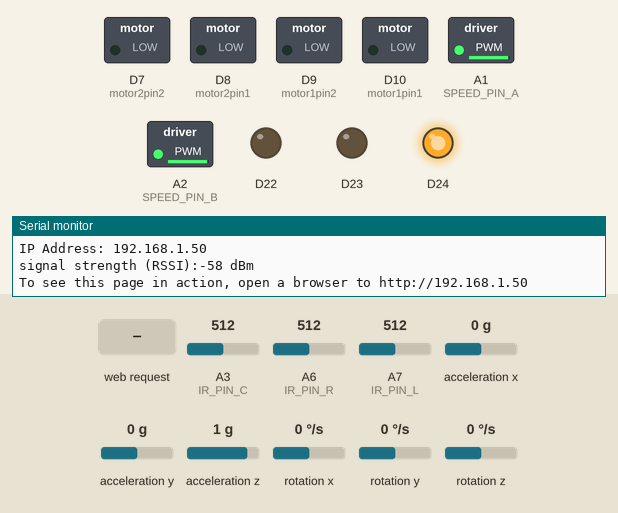
This sketch was run on a simulated Arduino Nano RP2040 Connect. Shown: switched loads named in the sketch (green lamp = pin HIGH), output pins drawn as LEDs (lit = HIGH), the last lines printed to the serial monitor. The inputs (shaded band) are chosen by the test bench; at power-on: A3 (IR_PIN_C) = 512, A6 (IR_PIN_R) = 512, A7 (IR_PIN_L) = 512, acceleration x 0 g, acceleration y 0 g, acceleration z 1 g, rotation x 0 °/s, rotation y 0 °/s, rotation z 0 °/s. WiFi joins after 1.5 s; servers stay silent unless stated.

Above: at 12.7 s.
12.8 s: HTTP request GET /LINE received
At 15.1 s:
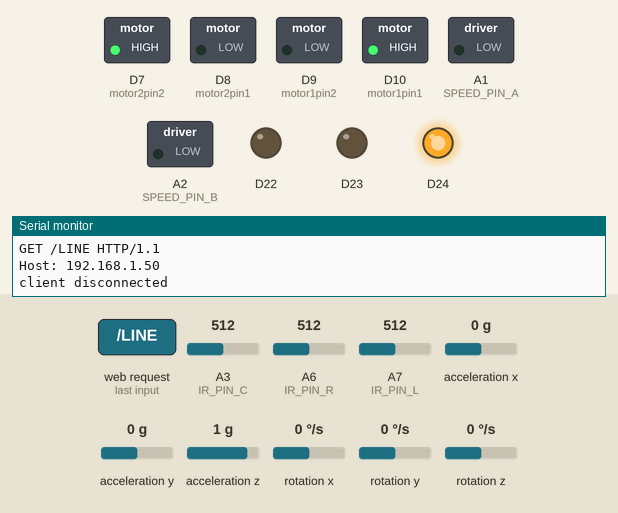
15.4 s: HTTP request GET /UP received
At 15.9 s:
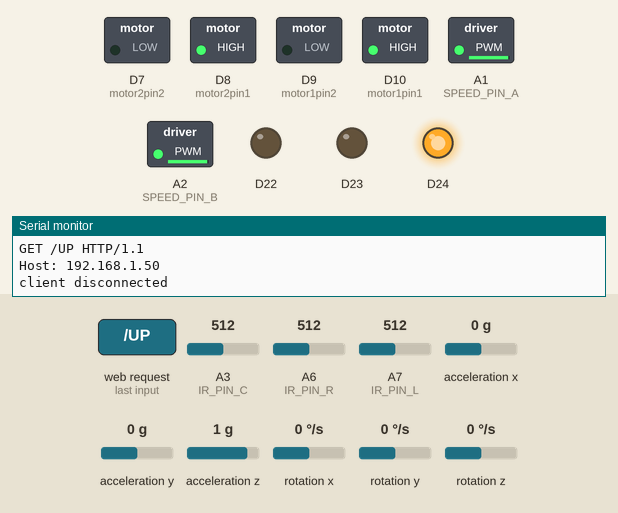
16.9 s: HTTP request GET /DOWN received
At 18.1 s:
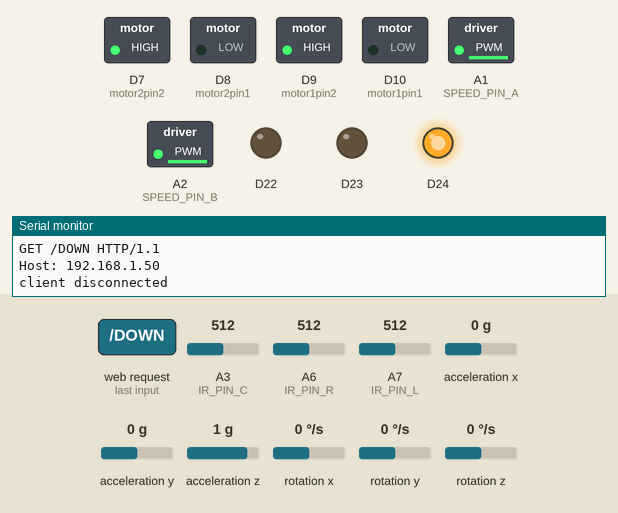
18.4 s: HTTP request GET /RIGHT received
At 19.4 s:
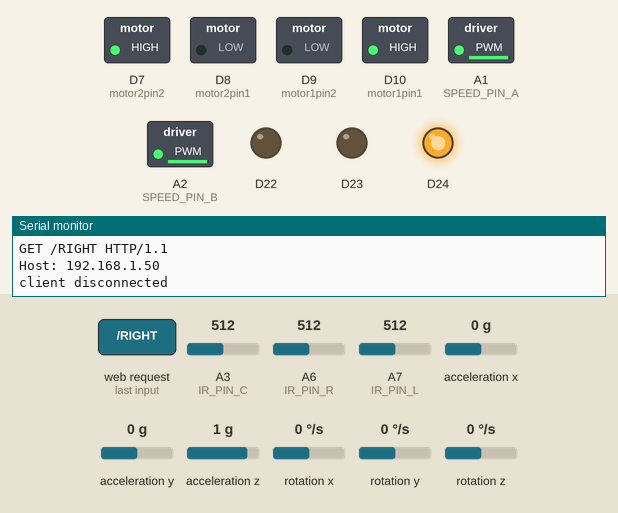
19.9 s: HTTP request GET /LEFT received
At 20.5 s:
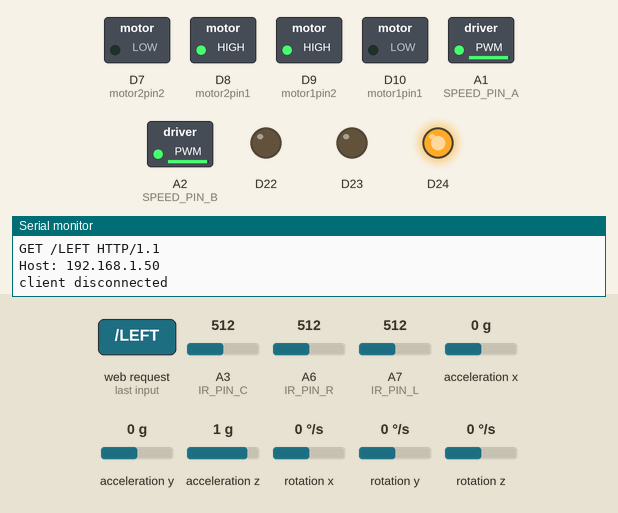
21.4 s: HTTP request GET /STOP received
At 22.8 s:
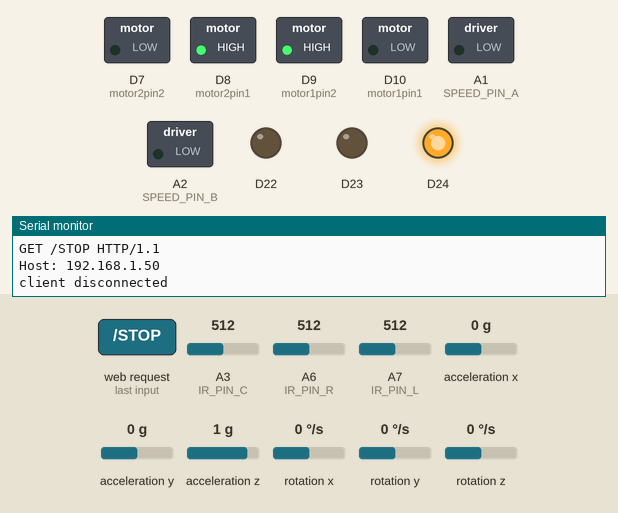
Timing chart, 0 to 23.9 s (numbered marks = the images above; inputs shaded):
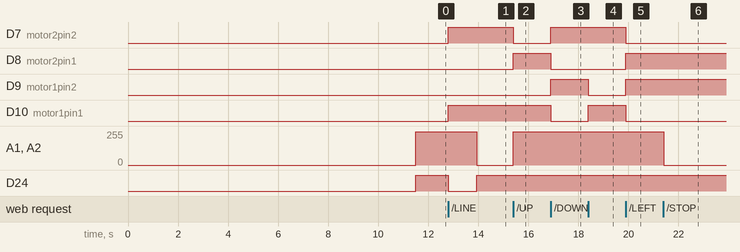

Measured:
- after the input at 12.8 s, D7 (motor2pin2), D10 (motor1pin1): LOW → HIGH at once; A1 (SPEED_PIN_A), A2 (SPEED_PIN_B): 250/255 → 0/255 after 1.1 s; D24: HIGH → LOW at once, → HIGH 1.1 s later
- after the input at 15.4 s, D7 (motor2pin2): HIGH → LOW at once; D8 (motor2pin1): LOW → HIGH at once; A1 (SPEED_PIN_A), A2 (SPEED_PIN_B): 0/255 → 250/255 at once
- after the input at 16.9 s, D7 (motor2pin2), D9 (motor1pin2): LOW → HIGH at once; D8 (motor2pin1), D10 (motor1pin1): HIGH → LOW at once
- after the input at 18.4 s, D9 (motor1pin2): HIGH → LOW at once; D10 (motor1pin1): LOW → HIGH at once
- after the input at 19.9 s, D7 (motor2pin2), D10 (motor1pin1): HIGH → LOW at once; D8 (motor2pin1), D9 (motor1pin2): LOW → HIGH at once
- after the input at 21.4 s, A1 (SPEED_PIN_A), A2 (SPEED_PIN_B): 250/255 → 0/255 at once

The sketch:

rumiho.ino
```cpp
//#include <ArduinoBLE.h>

#include <SPI.h>
#include <WiFiNINA.h>
#include <Arduino_LSM6DSOX.h>

//#include "common.h"
#include "private.h"
#include "rumiho_globals.h"
#include "rumiho_motors.h"
#include "rumiho_imu.h"
#include "rumiho_drive.h"
#include "rumiho_web.h"

uint8_t speed = 250;

int8_t calib = 0;
int P, D, I, erroR, precError, PIDvalue;

float Ax, Ay, Az;
float Gx, Gy, Gz;

char pass[] = SECRET_PASS;
char ssid[] = SECRET_ID;

int status = WL_IDLE_STATUS;
WiFiServer server(80);
long rssi = 0;

void setup() {
  // put your setup code here, to run once:
  pinMode(LEDR, OUTPUT);
  pinMode(LEDG, OUTPUT);
  pinMode(LEDB, OUTPUT);
  Serial.begin(9600);
  //while(!Serial);   //wait to open the serial son we don't miss information
  IMU.begin();

  wifiSetup(ssid,pass,status);
  server.begin();
  setPinMotor();
  printWifiStatus();
  setSpeed(speed);
}


void loop() {
  // put your main code here, to run repeatedly:

  /*valueIR_R = analogRead(IR_PIN_R);
  Serial.print("Sensor Value R: ");
  Serial.print(valueIR_R);

  valueIR_C = analogRead(IR_PIN_C);
  Serial.print("    Sensor Value C: ");
  Serial.print(valueIR_C);

  valueIR_L = analogRead(IR_PIN_L);
  Serial.print("    Sensor Value L: ");
  Serial.println(valueIR_L);*/

  rssi_led_notity();

  if(IMU.accelerationAvailable()){
    IMU.readAcceleration(Ax, Ay, Az);
  }

  if (IMU.gyroscopeAvailable()) {
    IMU.readGyroscope(Gx, Gy, Gz);
  }

  WiFiClient client = server.available();
  if(client){
    Serial.println("new client");           // print a message out the serial port
    String currentLine = "";
    rssi = WiFi.RSSI();
    if(rssi){
      digitalWrite(LEDB, LOW);
    }
    else{
      digitalWrite(LEDR, LOW);
    }
    while (client.connected()){
      digitalWrite(LEDG, LOW);
      if(client.available()){
        char c = client.read();
        Serial.write(c);
        if(c == '\n'){
          // if the current line is blank, you got two newline characters in a row.
          // that's the end of the client HTTP request, so send a response:
          if (currentLine.length() == 0){
            webPage(&client,calib);
            break;
          }else{
            currentLine = "";
            }
        }else if(c != '\r'){  // if you got anything else but a carriage return character,
          currentLine += c;   // add it to the end of the currentLine
        }
        doCommand(currentLine,&calib);
      }
    }
    // close the connection
    client.stop();
    Serial.println("client disconnected");
  }
}

//commento porta fortuna :)
```

rumiho_drive.cpp
```cpp
#include <Arduino.h>

#include "rumiho_drive.h"
#include "rumiho_motors.h"
#include "rumiho_globals.h"

void read_ir_sensor(){
    valueIR_R = analogRead(IR_PIN_R);
    valueIR_C = analogRead(IR_PIN_C);
    valueIR_L = analogRead(IR_PIN_L);
}

void set_drive_value(){
    minValue[0] = valueIR_R;
    maxValue[0] = valueIR_R;

    minValue[1] = valueIR_C;
    maxValue[1] = valueIR_C;

    minValue[2] = valueIR_L;
    maxValue[2] = valueIR_L;
}

int8_t calibrate(){

    //read the initial value
    read_ir_sensor();

    for(int i = 0; i < 3100; i++){
        turn_right_inplace();

        read_ir_sensor();

        if(valueIR_L > maxValue[0]) maxValue[0] = valueIR_L;
        if(valueIR_L < minValue[0]) minValue[0] = valueIR_L;

        if(valueIR_C > maxValue[1]) maxValue[1] = valueIR_C;
        if(valueIR_C < minValue[1]) minValue[1] = valueIR_C;

        if(valueIR_R > maxValue[2]) maxValue[2] = valueIR_R;
        if(valueIR_R < minValue[2]) minValue[2] = valueIR_R;

    }

    move_stop();

    for(int i = 0; i < 3; i++){
        threshold[i] = (minValue[i] + maxValue[i]) >> 1;
    }

    return 1;
}

void line_follow(){
  while(1){

    read_ir_sensor();

    /*if(valueIR_L > threshold[0] && valueIR_C > threshold[1]){
      turn_left_inplace();
    }*/
    if(valueIR_C > threshold[1]){
      move_forward();
    }
    /*else if(valueIR_R > threshold[2] && valueIR_C > threshold[1]){
      turn_right_inplace();
    }
    else if(valueIR_C > threshold[1]){
      move_forward();
    }*/
    else if(valueIR_R > threshold[2]){
      //turn_left();
      turn_right_inplace();
    }
    else if(valueIR_L > threshold[0]){
      //turn_right();
      turn_left_inplace();
    }
  }
}
```

rumiho_drive.h
```cpp
#pragma once

void read_ir_sensor();

void set_drive_value();

int8_t calibrate();

void line_follow();
```

rumiho_globals.cpp
```cpp
#include "rumiho_globals.h"

int valueIR_C = -1;
int valueIR_R = -1;
int valueIR_L = -1;

int minValue[3], maxValue[3], threshold[3]; //0 L, 1 C, 2 R
```

rumiho_globals.h
```cpp
#pragma once

#ifndef _RUMIHO_GLOBALS_H
#define _RUMIHO_GLOBALS_H

#define IR_PIN_C A3
#define IR_PIN_R A6
#define IR_PIN_L A7

extern int valueIR_C;
extern int valueIR_R;
extern int valueIR_L;

extern int minValue[3], maxValue[3], threshold[3];

#endif //_RUMIHO_GLOBALS_H
```

rumiho_imu.cpp
```cpp
#include <Arduino_LSM6DSOX.h>

#include "rumiho_imu.h"
```

rumiho_imu.h
```cpp
#pragma once 
```

rumiho_motors.cpp
```cpp
#include <stdio.h>
#include <Arduino.h>

#include "rumiho_motors.h"

void setPinMotor(){
  pinMode(motor1pin1, OUTPUT);
  pinMode(motor1pin2, OUTPUT);
  pinMode(motor2pin1, OUTPUT);
  pinMode(motor2pin2, OUTPUT);
}

void setSpeed(uint8_t speed){
  analogWrite(SPEED_PIN_A,speed);
  analogWrite(SPEED_PIN_B,speed);
}

void move_forward(){
  setSpeed(speed);
  digitalWrite(motor1pin1, HIGH);
  digitalWrite(motor1pin2, LOW);

  digitalWrite(motor2pin1, HIGH);
  digitalWrite(motor2pin2, LOW);
}

void move_backward(){
  setSpeed(speed);
  digitalWrite(motor1pin1, LOW);
  digitalWrite(motor1pin2, HIGH);

  digitalWrite(motor2pin1, LOW);
  digitalWrite(motor2pin2, HIGH);
}

void turn_left_inplace(){
  setSpeed(speed);
  digitalWrite(motor1pin1, LOW);
  digitalWrite(motor1pin2, HIGH);

  digitalWrite(motor2pin1, HIGH);
  digitalWrite(motor2pin2, LOW);
}

void turn_right_inplace(){
  setSpeed(speed);
  digitalWrite(motor1pin1, HIGH);
  digitalWrite(motor1pin2, LOW);

  digitalWrite(motor2pin1, LOW);
  digitalWrite(motor2pin2, HIGH);
}

void turn_right(){

  analogWrite(SPEED_PIN_A,speed);
  analogWrite(SPEED_PIN_B,100);

  digitalWrite(motor1pin1, HIGH);
  digitalWrite(motor1pin2, LOW);

  digitalWrite(motor2pin1, LOW);
  digitalWrite(motor2pin2, HIGH);
}

void turn_left(){

  analogWrite(SPEED_PIN_A,100);
  analogWrite(SPEED_PIN_B,speed);

  digitalWrite(motor1pin1, LOW);
  digitalWrite(motor1pin2, HIGH);

  digitalWrite(motor2pin1, HIGH);
  digitalWrite(motor2pin2, LOW);
}

void move_stop(){
  setSpeed(0);
}
```

rumiho_motors.h
```cpp
#pragma once

#define SPEED_PIN_A A1
#define SPEED_PIN_B A2
/*
uint8_t motor1pin1 = 10;  //IN1
uint8_t motor1pin2 = 9;  //IN2

uint8_t motor2pin1 = 8;  //IN3
uint8_t motor2pin2 = 7;  //IN4
*/

#define motor1pin1 10  //IN1
#define motor1pin2 9   //IN2

#define motor2pin1 8   //IN3
#define motor2pin2 7   //IN4

extern uint8_t speed;

void setPinMotor();

void setSpeed(uint8_t speed);

void move_forward();

void move_backward();

void turn_left_inplace();

void turn_right_inplace();

void turn_right();

void turn_left();

void move_stop();
```

rumiho_web.cpp
```cpp
#include <WiFiNINA.h>

#include "rumiho_web.h"
#include "rumiho_motors.h"
#include "rumiho_drive.h"

void rssi_led_notity(){
    long rssi = WiFi.RSSI();
    if(rssi == 0){
        digitalWrite(LEDR, HIGH);
        digitalWrite(LEDB, LOW);
    }else{
        digitalWrite(LEDB, HIGH);
        digitalWrite(LEDR, LOW);
    }
}

void printWifiStatus() {
    // print the SSID of the network you're attached to:
    Serial.print("SSID: ");
    Serial.println(WiFi.SSID());

    // print your board's IP address:
    IPAddress ip = WiFi.localIP();
    Serial.print("IP Address: ");
    Serial.println(ip);

    // print the received signal strength:
    long rssi = WiFi.RSSI();
    Serial.print("signal strength (RSSI):");
    Serial.print(rssi);
    Serial.println(" dBm");

    // print where to go in a browser:
    Serial.print("To see this page in action, open a browser to http://");
    Serial.println(ip);
}

void wifiSetup(char *ssid, char *pass, int status){
    // check for the WiFi module:
    WiFi.setHostname("Rumiho");
    if (WiFi.status() == WL_NO_MODULE) {
        Serial.println("Communication with WiFi module failed!");
        // don't continue
        while (true);
    }
    //attemp to conncet to WiFi
    while(status != WL_CONNECTED){
        Serial.print("Attempting to connect to Network named: ");
        Serial.println(ssid);                   // print the network name (SSID);

        // Connect to WPA/WPA2 network.
        status = WiFi.begin(ssid,pass);
        delay(10000); // wait 10 seconds for connection
    }
    //server.begin();
}

void webPage(WiFiClient *client, int8_t calib){
    // HTTP headers always start with a response code (e.g. HTTP/1.1 200 OK)
    // and a content-type so the client knows what's coming, then a blank line:

    client->println("HTTP/1.1 200 OK");
    client->println("Content-type:text/html");
    client->println();

    // the content of the HTTP response follows the header:
    client->print("<style>");
    client->print(".container {margin: 0 auto; text-align: center; margin-top: 100px;}");
    client->print("button {color: white; width: 100px; height: 100px;");
    client->print("border-radius: 10%; margin: 20px; border: none; font-size: 20px; outline: none; transition: all 0.2s;}");
    client->print(".red{background-color: rgb(196, 39, 39);}");
    client->print(".green{background-color: rgb(39, 121, 39);}");
    client->print(".blue {background-color: rgb(5, 87, 180);}");
    client->print(".off{background-color: grey;}");
    client->print("button:hover{cursor: pointer; opacity: 0.7;}");
    client->print("</style>");
    client->print("<div class='container'>");
    client->print("<div>Rumiho</div>");
    client->print("<button class='off' type='submit' onmousedown='location.href=\"/UP\"'>UP</button><br>");
    client->print("<button class='off' type='submit' onmousedown='location.href=\"/LEFT\"'>LEFT_INPLACE</button>");
    client->print("<button class='off' type='submit' onmousedown='location.href=\"/RIGHT\"'>RIGHT_INPLACE</button><br>");
    client->print("<button class='off' type='submit' onmousedown='location.href=\"/DOWN\"'>DOWN</button><br>");
    client->print("<button class='off' type='submit' onmousedown='location.href=\"/STOP\"'>STOP</button><br>");
    client->print("<button class='off' type='submit' onmousedown='location.href=\"/LINE\"'>LINE FOLLOW</button>");
    //client->print("<button class='off' type='submit' onmousedown='location.href=\"/LEFT2\"'>LEFT</button>");
    //client->print("<button class='off' type='submit' onmousedown='location.href=\"/RIGHT2\"'>RIGHT</button>");
    if(calib) client->print("<button class='off' type='submit' onmousedown='location.href=\"/START\"'>START</button>");
    client->print("</div>");

    // The HTTP response ends with another blank line:
    client->println();
    // break out of the while loop:
}

void doCommand(String command, int8_t *calib){
    if (command.endsWith("GET /UP")) {
        move_forward();
        return;
    }
    if (command.endsWith("GET /DOWN")) {
        move_backward();
        return;
    }
    if (command.endsWith("GET /RIGHT")) {
        turn_right_inplace();
        return;
    }
    if (command.endsWith("GET /LEFT")) {
        turn_left_inplace();
        return;
    }
    if (command.endsWith("GET /LINE")) {
        *calib = calibrate();
    }
    if (command.endsWith("GET /STOP")) {
        move_stop();
        return;
    }
    if (command.endsWith("GET /RIGHT2")) {
        turn_right();
        return;
    }
    if (command.endsWith("GET /LEFT2")) {
        turn_left();
        return;
    }
    if (command.endsWith("GET /START")) {
        line_follow();
        return;
    }
}
```

rumiho_web.h
```cpp
#pragma once

//check the received signal strength and notifies it with the color of the led:
//BLUE ok
//RED is 0
void rssi_led_notity();

void printWifiStatus();

void wifiSetup(char *ssid, char *pass, int status);

void webPage(WiFiClient *client, int8_t calib);

void doCommand(String command, int8_t *calib);
```

private.h
```cpp
#pragma once

#ifndef _PRIVATE_H
#define _PRIVATE_H

#define SECRET_PASS "SECRET"
#define SECRET_ID "SECRET"

#endif // _PRIVATE_H
```
